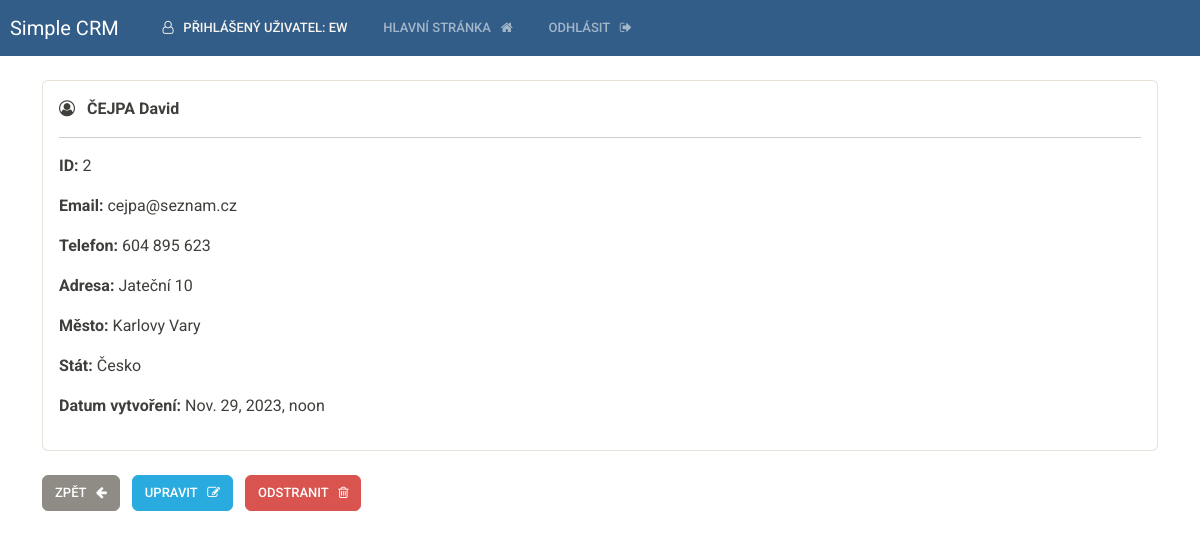
The page /record/2 (signed in) on the database its author committed.
### webapp/models.py (models this page shows, shortened)
class Record(models.Model):
    creation_date = models.DateTimeField(auto_now_add=True)
    first_name = models.CharField(max_length=100)
    last_name = models.CharField(max_length=100)
    email = models.CharField(max_length=255)
    phone = models.CharField(max_length=20)
    address = models.CharField(max_length=300)
    city = models.CharField(max_length=255)
    country = models.CharField(max_length=125)

### webapp/views.py (the view)
# urls.py: path('record/<int:pk>', views.singular_record, name="record"), # view single record
@login_required(login_url='my-login')
def singular_record(request, pk):
    all_records = Record.objects.get(id=pk)
    context = {'record':all_records}
    return render(request, 'webapp/view-record.html', context=context)

### webapp/templates/webapp/view-record.html (shortened to what this page needs)
{% extends 'webapp/base.html' %}
{% block content %}
    <div class="card">
        <div class="card-body">
            <strong>
                <i class="fa fa-user-circle-o" aria-hidden="true"></i>
                {{record.last_name|upper}}
                {{record.first_name}}
                <hr>
            </strong>
            <p> <strong> ID: </strong> {{record.id}} </p>
            <p> <strong> Email: </strong> {{record.email}} </p>
            <p> <strong> Telefon: </strong> {{record.phone}} </p>
            <p> <strong> Adresa: </strong> {{record.address}} </p>
            <p> <strong> Město: </strong> {{record.city}} </p>
            <p> <strong> Stát: </strong> {{record.country}} </p>
            <p> <strong> Datum vytvoření: </strong> {{record.creation_date}} </p>
        </div>
    </div>
    <br>
    <a href="{% url 'dashboard' %}" class="btn btn-secondary">
        Zpět &nbsp;
        <i class="fa fa-arrow-left" aria-hidden="true"></i>
    </a>
    <a href="{% url 'update-record' record.id %}" class="btn btn-info">
        Upravit &nbsp;
        <i class="fa fa-pencil-square-o" aria-hidden="true"></i>
    </a>
    <a href="{% url 'delete-record' record.id %}" class="btn btn-danger">
        Odstranit &nbsp;
        <i class="fa fa-trash-o" aria-hidden="true"></i>
    </a>
{% endblock %}

### webapp/templates/webapp/navbar.html (shortened to what this page needs)
<nav class="navbar navbar-expand-lg navbar-dark bg-primary justify-content-center">
    <a class="navbar-brand main-heading" href="{% url '' %}">
      &nbsp; Simple CRM
    </a>
      <div class="collapse navbar-collapse text-center" id="navbarNavDropdown">
        <ul class="navbar-nav mr-auto">
          {% if user.is_authenticated %}
            <li class="nav-link text-light">
              <i class="fa fa-user-o" aria-hidden="true"></i>
              &nbsp; Přihlášený uživatel: {{user}}
            </li>
            <li class="nav-item">
              <a class="nav-link" href="{% url 'dashboard' %}">
                Hlavní stránka &nbsp;
                <i class="fa fa-home" aria-hidden="true"></i> </a>
            </li>
            <li class="nav-item">
              <a class="nav-link" href="{% url 'user-logout' %}">
                Odhlásit &nbsp;
                <i class="fa fa-sign-out" aria-hidden="true"></i>
              </a>
            </li>
        </ul>
        {% endif %}
      </div>
  </nav>

### rows shown on the page
Record: last_name "ČEJPA", first_name "David", id "2", email "cejpa@seznam.cz", phone "604 895 623", address "Jateční 10", city "Karlovy Vary", country "Česko", creation_date "Nov. 29, 2023, noon"

### other values the page prints
{{ user }} "EW"
